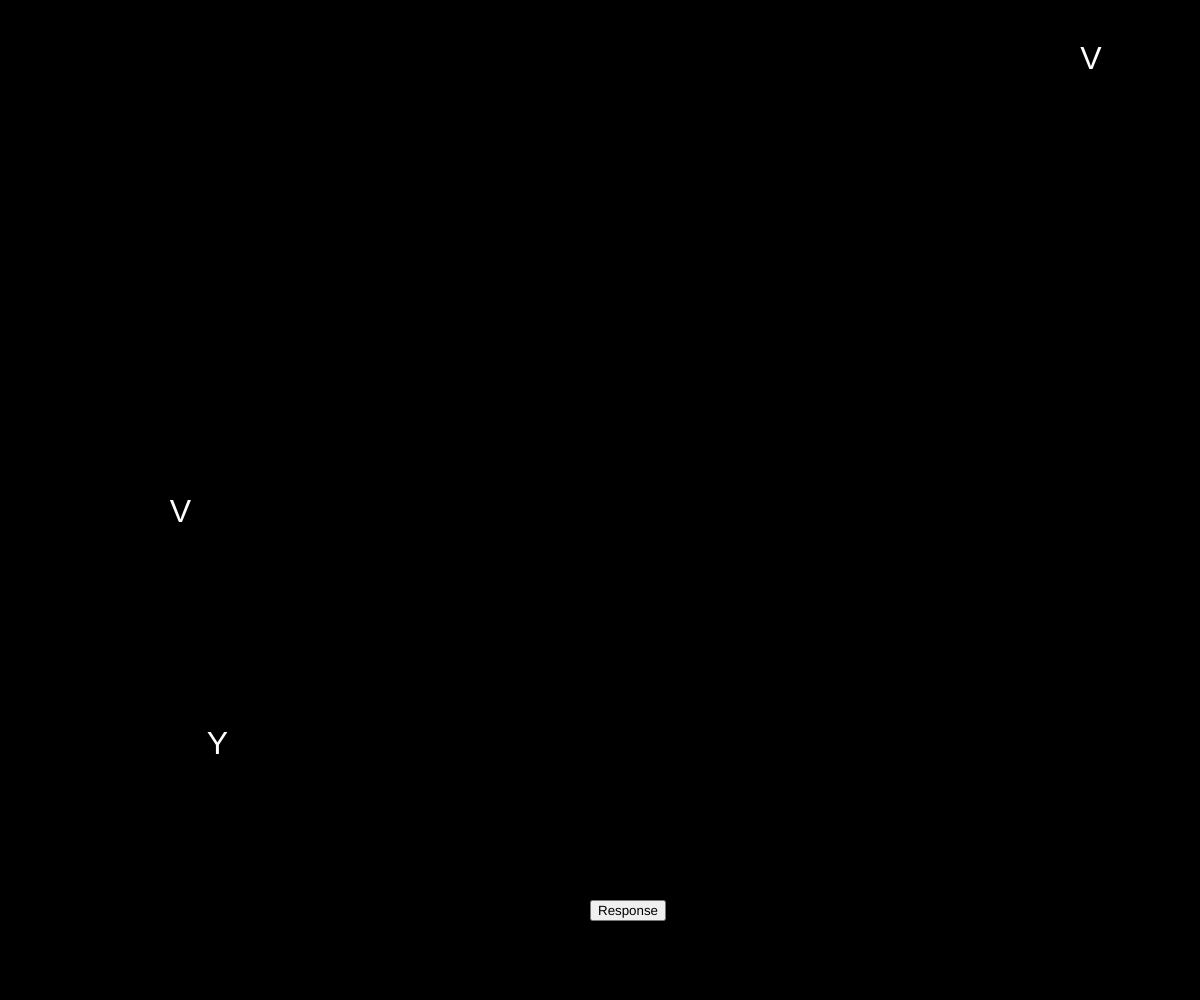
Frame 1 (no input)
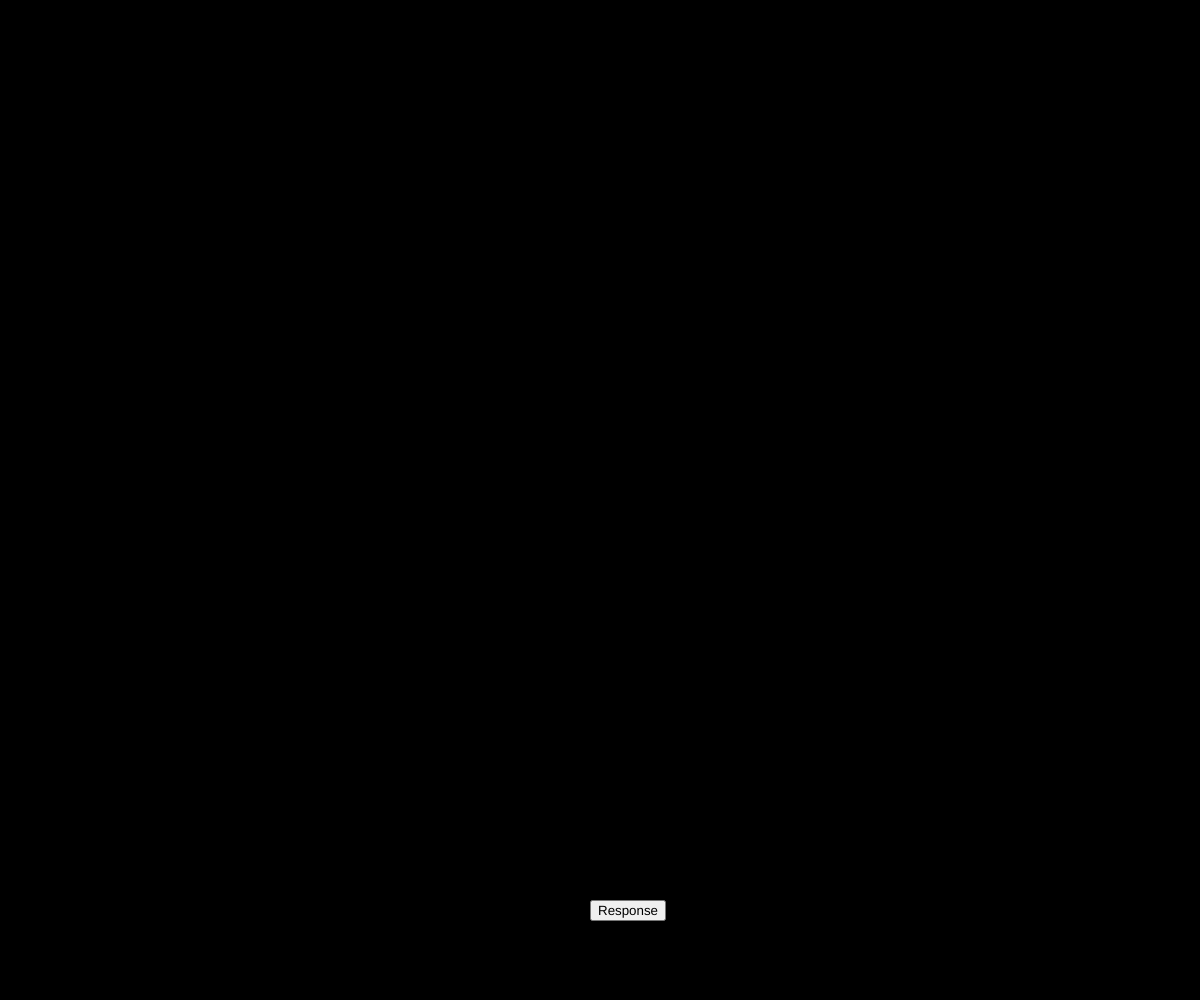
Frame 60 (no input)
Frame 120 (the mouse pressed at the canvas centre since frame 60): identical to frame 60, image omitted

The p5.js sketch that drew these frames (run headless with seeded random() and noise() and a simulated clock; from frame 60 on, the mouse is pressed at the canvas centre):

// p5.js sketch
// ── sketch.js
// "use strict";


var targets = [];
var counter = 0;
var isY = false;
var hasBeenClicked = false;


var refreshRate = 30;
var freq = 10;

var totalClicks = 0;
var correctHits = 0;
var falseAlarms = 0;
var totalYs = 0;

function setup() {
	createCanvas(window.innerWidth, window.innerHeight);
	background(0);
	frameRate(refreshRate);
	genLetters();

	button = createButton('Response');
	button.position(window.innerWidth/2-10, window.innerHeight * .9);
	button.mousePressed(seenY);
	// button = createButton('Log Results'); 
	// button.position(window.innerWidth/2 -10,window.innerHeight * 0.95); 


}


function draw() {
	textSize(32);
	fill(255);
	counter++;




	for (var i = 0; i < targets.length; i++){
		text(targets[i][0], targets[i][1], targets[i][2]);
	}



	if (counter % refreshRate === 0){
		hasBeenClicked = false;

		isY = false;
		genLetters();

		background(0);
	}
}	


function seenY() {

	if (!hasBeenClicked){


		totalClicks++;

		if (isY){
			correctHits++;
		}else{
			falseAlarms++;
		}
		hasBeenClicked = true;
	}
}

function genLetters(){
	targets = [];

	for (var i = 0; i < 3; i++){
		var letter = 'V';

		var temp = (int)(Math.random() * freq)

		if (temp === 1 && !isY){
			isY = true;
			totalYs++;
			letter = 'Y';
		}

		targets.push([letter, Math.random()*window.innerWidth*.9+32, Math.random()*window.innerHeight*.9+32]);
	}
}
